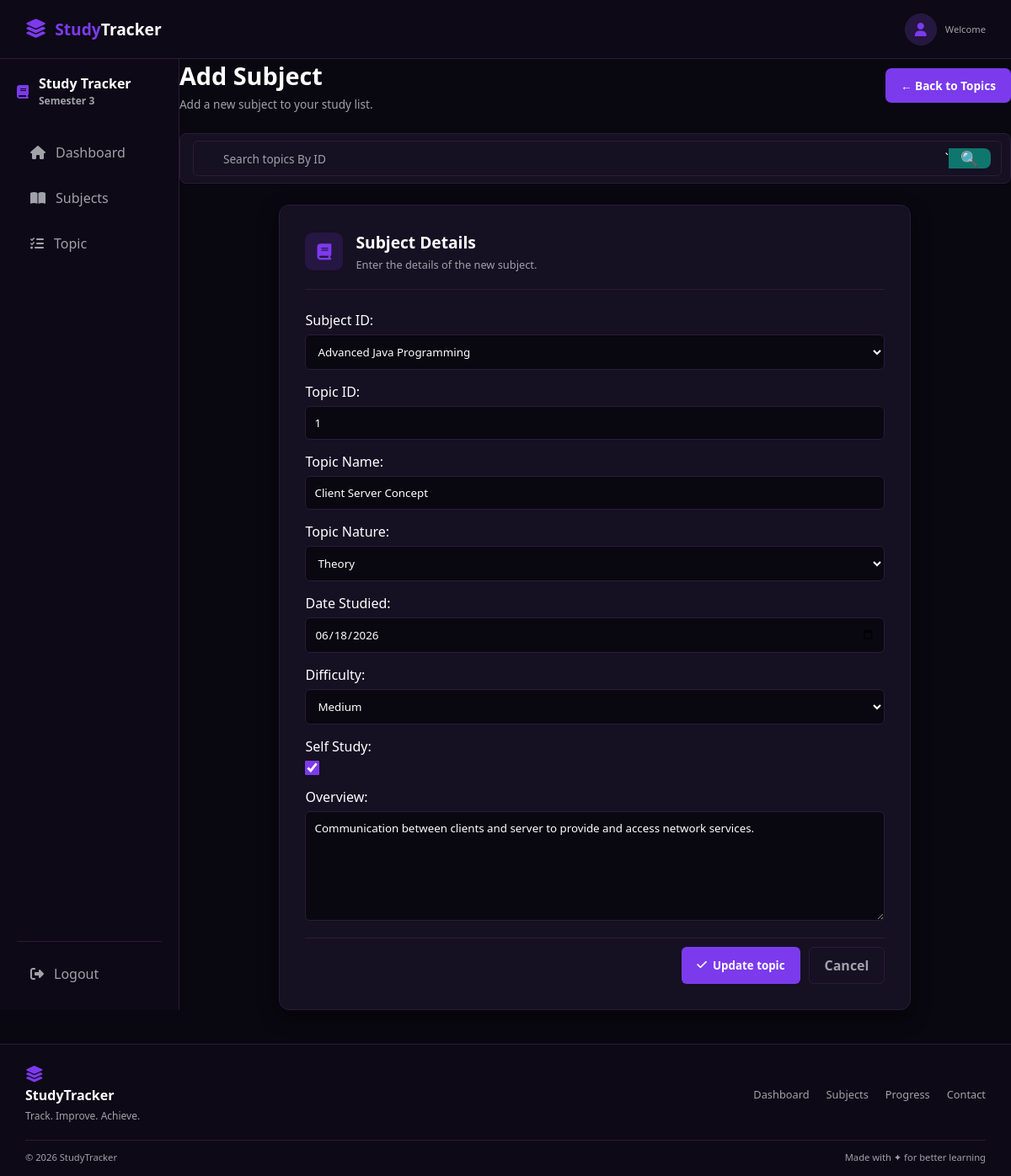
Screenshot of /topics/update/1 with the database file from the repository.
### Topics/models.py (models this page shows, shortened)
class Topics(models.Model):
    topic_id=models.CharField(primary_key=True)
    sub_id=models.ForeignKey(
        Subjects,
        on_delete=models.SET_NULL,
        null=True,
        blank=True
    )
    topic_name=models.CharField()
    topic_nature=models.CharField()
    date_studied=models.DateField()
    difficulty=models.CharField()
    self_study=models.CharField(null=True)
    overview=models.CharField()

### Subjects/models.py (models this page shows, shortened)
class Subjects(models.Model):
    sub_id=models.CharField(primary_key=True)
    sub_code=models.CharField()
    sub_name=models.CharField()
    sub_type=models.CharField()
    sub_nature=models.CharField()
    credit=models.IntegerField()
    prog=models.IntegerField()
    desc=models.CharField()

### Topics/views.py (the view, shortened to what this page needs)
# urls.py: path('update/<str:topic_id>',views.update,name="update"),
def update(request,topic_id):
    try:
        data=Topics.objects.get(topic_id=topic_id)
        sub=Subjects.objects.all()
    except Topics.DoesNotExist:
            context={
                "error":"Not Found Topic with this name"
            }
            return render(request,"topics/update.html",context)
    context={
        "data":data,
        "sub":sub
    }
    return render(request,"topics/update.html",context)

### templates/topics/update.html (shortened to what this page needs)
{% extends 'base.html' %}
{% block 'content' %}
<div class="app-container">
    <aside class="sidebar">
        <div class="brand">
            <i class="fas fa-book"></i>
            <h2>
                Study Tracker
                <span>Semester 3</span>
            </h2>
        </div>
        <nav class="nav-menu">
            <a href="/deshboard_subjects/" class="nav-item ">
                <i class="fas fa-home"></i>
                Dashboard
            </a>
            <a href="/subjects/" class="nav-item">
                <i class="fas fa-book-open"></i>
                Subjects
            </a>
            <a href="/topics/" class="nav-item">
                <i class="fas fa-tasks"></i>
                Topic
            </a>
        </nav>
        <div class="logout">
            <a href="/login/" class="nav-item">
                <i class="fas fa-sign-out-alt"></i>
                Logout
            </a>
        </div>
    </aside>
    <div class="subject-page">
    <div class="subject-page-header">
        <div>
            <h1>Add Subject</h1>
            <p>Add a new subject to your study list.</p>
        </div>
        <a href="/topics/" class="add-subject-btn">← Back to Topics</a>
    </div>
     <form method="POST" action="/topics/searchupdate/" class="delete-search" >
            <div class="search-box">
                <input type="text" placeholder="Search topics By ID" name="s" >
            `   <button type="submit">🔍</button>
        </div>
    </form>
    <div class="add-subject-card">
        <div class="form-title">
            <div class="form-icon">
                <i class="fa-solid fa-book"></i>
            </div>
            <div>
                <h2>Subject Details</h2>
                <p>Enter the details of the new subject.</p>
            </div>
        </div>
        <form method="POST">
            <div class="form-group">
                <lable>Subject ID:</lable>
                <select name="sub_id">
                    {% for i in sub %}
                    <option  value="{{i.sub_id}}" {% if data.sub_id_id == i.sub_id %}selected{% endif %}>{{i.sub_name}}</option>
                    {% endfor %}
                </select>
                </div>
            <div class="form-group">
                <lable>Topic ID:</lable>
                <input type="text" name="topic_id" value="{{data.topic_id}}">
            </div>
            <div class="form-group">
                <lable>Topic Name:</lable>
                <input type="text" name="topic_name" value="{{data.topic_name}}">
            </div>
            <div class="form-group">
                <lable>Topic Nature:</lable>
                <select name="topic_nature">
                    <option {% if data.topic_nature == "Theory" %}selected{% endif %}>Theory</option>
                </select>
            </div>
            <div class="form-group">
                <lable>Date Studied:</lable>
                <input type="date" name="date_studied" value="{{data.date_studied|date:'Y-m-d'}}">
            </div>
            <div class="form-group">
                <lable>Difficulty:</lable>
                <select name="difficulty">
                    <option {% if data.difficulty == "Medium" %}selected{% endif %}>Medium</option>
                </select>
            </div>
            <div class="form-group">
                <lable>Self Study:</lable>
                <input type="checkbox" name="self_study" {% if data.self_study != null and data.self_study == "on" %}checked{% endif %} class="topic-checkbox">
            </div>
            <div class="form-group">
                <lable>Overview:</lable>
                <textarea cols="45" rows="6" name="overview">{{data.overview}}</textarea>
            </div>
            <div class="form-actions">
                <button type="submit" class="btn btn-purple">
                    <i class="fa-solid fa-check"></i>
                    Update topic
                </button>
                <a href="#" class="btn btn-secondary">
                    Cancel
                </a>
            </div>
        </form>
    </div>
</div>
    </div>
{% endblock %}

### rows the page displays
Topics: sub_id "Advanced Java Programming", topic_id "1", topic_name "Client Server Concept", topic_nature "Theory", date_studied "06/18/2026", difficulty "Medium", self_study "☑", overview "Communication between clients and server to provide and access network services."
